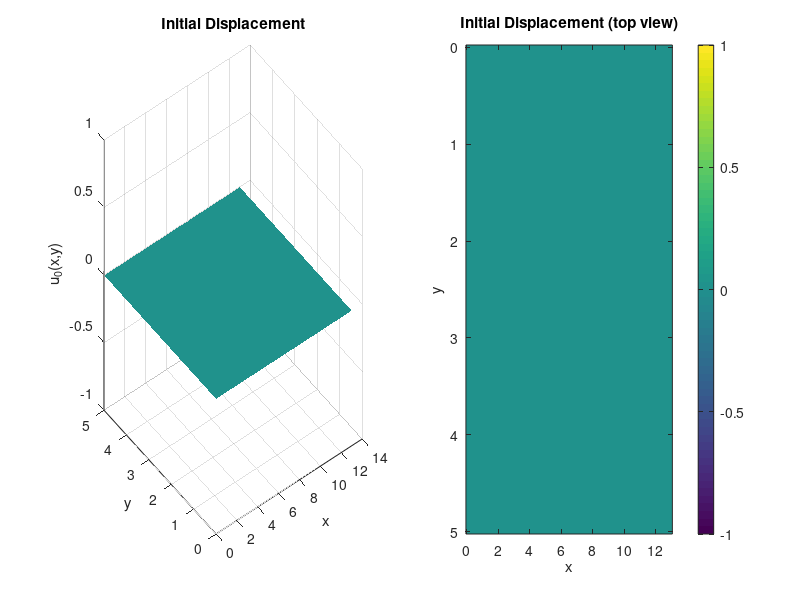

The MATLAB script that drew this image: (Note: this script raises an error after producing the figure.)
% QUICK_TEST_RUN_SWR_2D - Compare FDTD, SWR Dirichlet, and SWR Robin
clear all; close all; clc;

fprintf('Comparing FDTD, SWR Dirichlet, and SWR Robin...\n');

% Parameters
% N = 2;
N = 4;
a = 3;
M = 1;
Lx = N*a + M;
Ly = 5;
T = 10;
c = 1.0;
dh = 0.2;
dt = 0.7*dh/c;

% % viscous
% gamma = 1;
% nu = 0;

% viscoelastic
gamma = 0;
nu = 1;

% Transmission condition parameters
% theta1 = 1/c;  % p parameter for Robin
% theta2 = 0;    % q parameter for Robin

theta1 = 0;
theta2 = 1/a;

% SWR iterations
k = 50*N;

% % Initial conditions
% u0 = @(x,y) sin(3*pi.*x/Lx) .* sin(5*pi.*y/Ly);
% v0 = @(x,y) 0.*x.*y;

u0 = @(x,y) 0.*x.*y;
v0 = @(x,y) exp(-sqrt((x-Lx/3).^2+(y-Ly/3).^2));

% Plot initial conditions
x_ic = linspace(0, Lx, 100);
y_ic = linspace(0, Ly, 100);
[X, Y] = meshgrid(x_ic, y_ic);
U0 = u0(X, Y);

figure()
subplot(1,2,1)
surf(X, Y, U0)
shading interp
xlabel('x')
ylabel('y')
zlabel('u_0(x,y)')
title('Initial Displacement')

subplot(1,2,2)
imagesc(x_ic, y_ic, U0)
xlabel('x')
ylabel('y')
title('Initial Displacement (top view)')
colorbar
sgtitle('Initial Conditions')

%% Compute reference solution with FDTD
fprintf('Computing reference solution with FDTD...\n');
u_ref = run_fdtd_2D(u0, v0, Lx, Ly, T, c, dh, dt, gamma, nu);
u_init = rand(size(u_ref));

%% Run SWR with Dirichlet interfaces
fprintf('Running SWR with Dirichlet interfaces...\n');
tic;
[ud_dirichlet, final_res_dirichlet, res_history_dirichlet] = run_swr_dirichlet_2D(u0, v0, N, a, M, Ly, T, c, dh, dt, gamma, nu, theta1, theta2, k, u_init, u_ref);
time_dirichlet = toc;

fprintf('Dirichlet Results:\n');
fprintf('  Iterations: %d\n', k);
fprintf('  Final residual: %.3e\n', final_res_dirichlet);
fprintf('  Time: %.2f seconds\n', time_dirichlet);

%% Run SWR with Robin interfaces
fprintf('Running SWR with Robin interfaces...\n');
tic;
[ud_robin, final_res_robin, res_history_robin] = run_swr_2D(u0, v0, N, a, M, Ly, T, c, dh, dt, gamma, nu, theta1, theta2, k, u_init, u_ref);
time_robin = toc;

fprintf('Robin Results:\n');
fprintf('  Iterations: %d\n', k);
fprintf('  Final residual: %.3e\n', final_res_robin);
fprintf('  Time: %.2f seconds\n', time_robin);

%% Plot comparison results
% Final time solutions comparison
figure()
subplot(2,3,1)
imagesc(squeeze(u_ref(:,:,end)))
title('FDTD Reference (final time)')
colorbar
axis equal tight

subplot(2,3,2)
imagesc(squeeze(ud_dirichlet(:,:,end)))
title('SWR Dirichlet (final time)')
colorbar
axis equal tight

subplot(2,3,3)
imagesc(squeeze(ud_robin(:,:,end)))
title('SWR Robin (final time)')
colorbar
axis equal tight

% Error maps
subplot(2,3,4)
error_dirichlet = abs(ud_dirichlet - u_ref);
imagesc(squeeze(error_dirichlet(:,:,end)))
title('Dirichlet Error (final time)')
colorbar
axis equal tight

subplot(2,3,5)
error_robin = abs(ud_robin - u_ref);
imagesc(squeeze(error_robin(:,:,end)))
title('Robin Error (final time)')
colorbar
axis equal tight

% Convergence history
subplot(2,3,6)
semilogy(1:length(res_history_dirichlet), res_history_dirichlet, 'o-', 'LineWidth', 2, 'DisplayName', 'Dirichlet')
hold on
semilogy(1:length(res_history_robin), res_history_robin, 's-', 'LineWidth', 2, 'DisplayName', 'Robin')
xlabel('Iteration')
ylabel('Relative Residual')
title('SWR Convergence History')
legend('show', 'Location', 'best')
grid on
sgtitle('Method Comparison: FDTD vs SWR with Different Interface Conditions')

%% Plot time evolution at center line for all methods
figure()
y_center = round(Ly/2);
x_axis = linspace(0, Lx, size(u_ref,1));
t_axis = linspace(0, T, size(u_ref,3));

u_ref_center = squeeze(u_ref(:, y_center, :))';
ud_dirichlet_center = squeeze(ud_dirichlet(:, y_center, :))';
ud_robin_center = squeeze(ud_robin(:, y_center, :))';

% Reference solution
subplot(2,3,1)
surf(x_axis, t_axis, u_ref_center)
shading interp
xlabel('x')
ylabel('t')
zlabel('u')
title('FDTD Reference (center y)')

% Dirichlet solution
subplot(2,3,2)
surf(x_axis, t_axis, ud_dirichlet_center)
shading interp
xlabel('x')
ylabel('t')
zlabel('u')
title('SWR Dirichlet (center y)')

% Robin solution
subplot(2,3,3)
surf(x_axis, t_axis, ud_robin_center)
shading interp
xlabel('x')
ylabel('t')
zlabel('u')
title('SWR Robin (center y)')

% Error - Dirichlet
subplot(2,3,4)
error_dirichlet_center = abs(u_ref_center - ud_dirichlet_center);
surf(x_axis, t_axis, error_dirichlet_center)
shading interp
xlabel('x')
ylabel('t')
zlabel('Error')
title('Dirichlet Error (center y)')

% Error - Robin
subplot(2,3,5)
error_robin_center = abs(u_ref_center - ud_robin_center);
surf(x_axis, t_axis, error_robin_center)
shading interp
xlabel('x')
ylabel('t')
zlabel('Error')
title('Robin Error (center y)')

% Final time slice comparison
subplot(2,3,6)
plot(x_axis, u_ref_center(end,:), 'k-', 'LineWidth', 3, 'DisplayName', 'FDTD Reference')
hold on
plot(x_axis, ud_dirichlet_center(end,:), 'r--', 'LineWidth', 2, 'DisplayName', 'SWR Dirichlet')
plot(x_axis, ud_robin_center(end,:), 'b:', 'LineWidth', 2, 'DisplayName', 'SWR Robin')
xlabel('x')
ylabel('u')
title('Final Time Slice Comparison')
legend('show', 'Location', 'best')
grid on
sgtitle('Time Evolution at Center Line: Method Comparison')

%% Plot detailed convergence comparison
figure()
% subplot(1,2,1)
semilogy(1:length(res_history_dirichlet), res_history_dirichlet, 'o-', 'LineWidth', 2, 'DisplayName', 'Dirichlet')
hold on
semilogy(1:length(res_history_robin), res_history_robin, 's-', 'LineWidth', 2, 'DisplayName', 'Robin')
xlabel('Iteration')
ylabel('Relative Residual')
title('Convergence History')
legend('show')
grid on

% subplot(1,2,2)
% bar([final_res_dirichlet, final_res_robin])
% set(gca, 'XTickLabel', {'Dirichlet', 'Robin'})
% ylabel('Final Relative Residual')
% title('Final Error Comparison')
% grid on
% sgtitle('SWR Convergence Analysis')

%% Display performance summary
fprintf('\n=== PERFORMANCE SUMMARY ===\n');
fprintf('Method            Final Residual    Time (s)    Iterations\n');
fprintf('--------------------------------------------------------\n');
fprintf('SWR Dirichlet     %.3e         %.2f        %d\n', final_res_dirichlet, time_dirichlet, k);
fprintf('SWR Robin         %.3e         %.2f        %d\n', final_res_robin, time_robin, k);

% Calculate accuracy improvement
if final_res_dirichlet > 0 && final_res_robin > 0
    if final_res_dirichlet < final_res_robin
        improvement = final_res_robin / final_res_dirichlet;
        fprintf('Dirichlet is %.2fx more accurate than Robin\n', improvement);
    else
        improvement = final_res_dirichlet / final_res_robin;
        fprintf('Robin is %.2fx more accurate than Dirichlet\n', improvement);
    end
end

%% Plot subdomain boundaries for reference
figure()
x_ticks_arr = zeros(2,N);
aj = @(j) a*(j-1);
bj = @(j) aj(j+1) + M;
for iii = 1:N
    x_ticks_arr(:,iii) = [aj(iii),bj(iii)];
end
x_ticks_arr = reshape(x_ticks_arr,2*N,1);

% Generate labels as 'a1', 'b1', 'a2', 'b2', ...
labels = cell(1, 2*N);
for iii = 1:N
    labels{2*iii-1} = sprintf('a%d', iii);
    labels{2*iii} = sprintf('b%d', iii);
end

% Sort x_ticks_arr and apply the same order to labels
[x_ticks_arr, sortIdx] = sort(x_ticks_arr);
labels = labels(sortIdx);

plot(x_ticks_arr, zeros(size(x_ticks_arr)), 'rx', 'MarkerSize', 10, 'LineWidth', 2)
xlabel('x')
title('Subdomain Interface Locations')
grid on
for i = 1:length(x_ticks_arr)
    text(x_ticks_arr(i), 0.1, labels{i}, 'HorizontalAlignment', 'center')
end
ylim([-0.5, 0.5])
